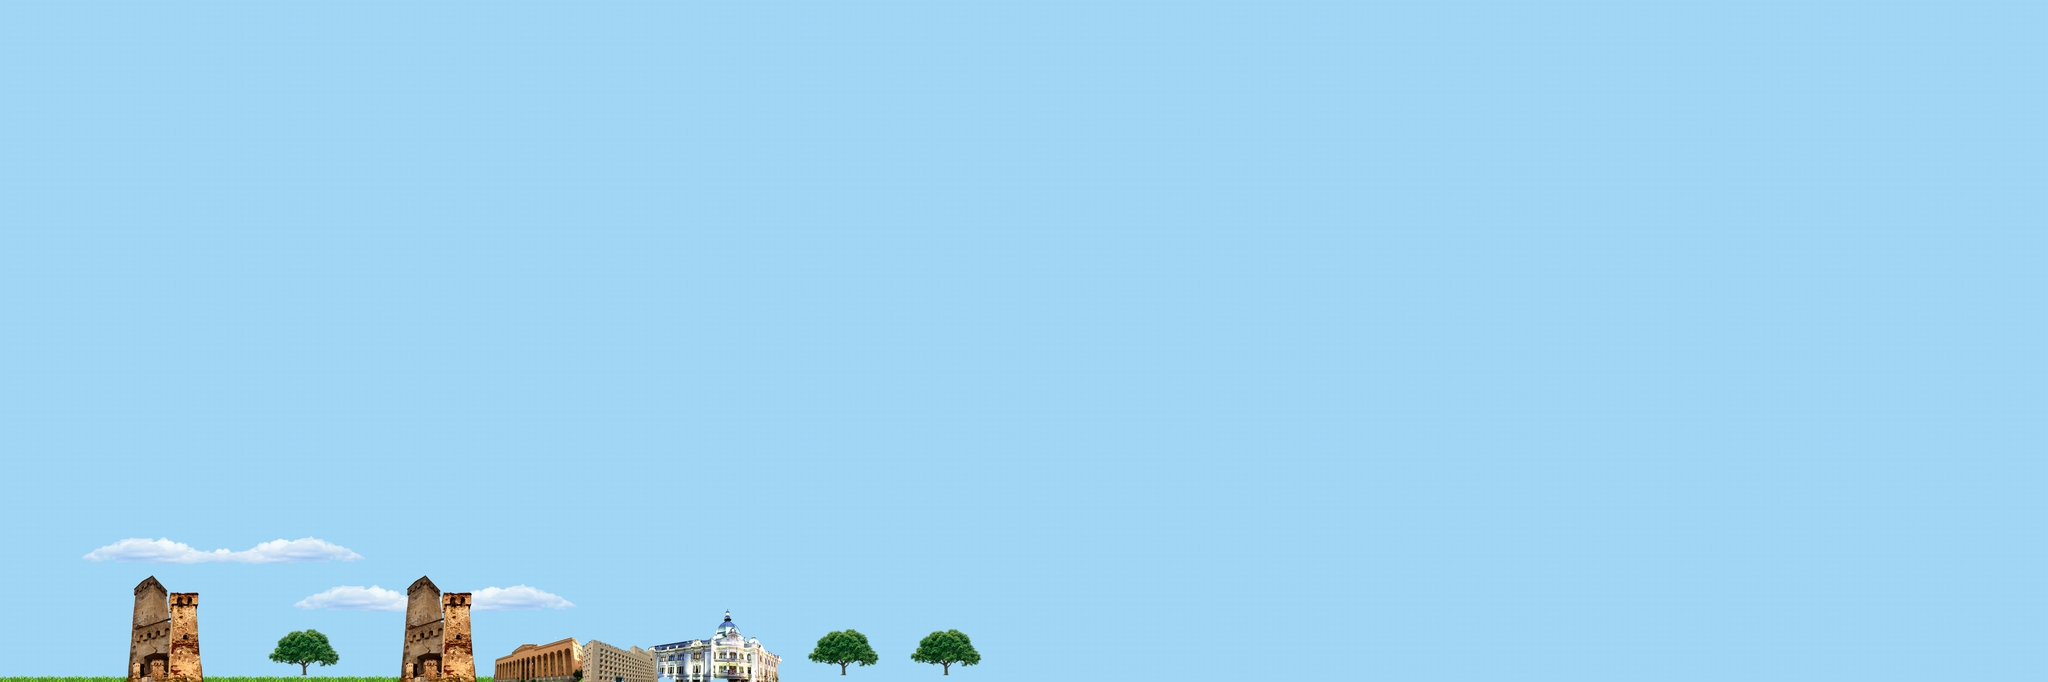

This game map was drawn from its Tiled (.tmx) file and the tilesets committed beside it. A one-line description and the trimmed map source follow:
An orthogonal 300x100 tile map with 16x16 px tiles, 4 tile layers (bg, mindori, clauds, bulding) and 18 objects.

<map version="1.0" orientation="orthogonal" width="300" height="100" tilewidth="16" tileheight="16">
 <tileset firstgid="1" name="georgia_tile_sets" tilewidth="16" tileheight="16">
  <image source="mmap/georgia_tile_sets.png" width="1280" height="800" />
 </tileset>
 <layer name="bg" width="300" height="100">
  <data>[30000 cells, 30000 non-empty, 1 distinct tile ids]</data>
 </layer>
 <layer name="mindori" width="300" height="100">
  <data>[30000 cells, 319 non-empty, 81 distinct tile ids]</data>
 </layer>
 <layer name="clauds" width="300" height="100">
  <data>[30000 cells, 420 non-empty, 210 distinct tile ids]</data>
 </layer>
 <layer name="bulding" width="300" height="100">
  <data>[30000 cells, 900 non-empty, 708 distinct tile ids]</data>
 </layer>
 <objectgroup name="Object Layer 1" width="300" height="100">
  <object x="1" y="1590" width="2397" height="13" />
  <object x="321" y="1379" width="59" height="209" />
  <object x="404" y="1393" width="50" height="195" />
  <object x="962" y="1375" width="57" height="212" />
  <object x="1045" y="1393" width="48" height="194" />
  <object x="1165" y="1549" width="658" height="40" />
  <object x="1200" y="1537" width="611" height="11" />
  <object x="1207" y="1525" width="586" height="10" />
  <object x="1281" y="1512" width="147" height="11" />
  <object x="1564" y="1511" width="213" height="11" />
  <object x="1229" y="1513" width="30" height="9" />
  <object x="1672" y="1496" width="68" height="13" />
  <object x="1681" y="1483" width="50" height="10" />
  <object x="1686" y="1467" width="38" height="13" />
  <object x="1698" y="1456" width="12" height="8" />
  <object x="311" y="1487" width="8" height="102" />
  <object x="384" y="1462" width="16" height="126" />
  <object x="1023" y="1466" width="19" height="120" />
 </objectgroup>
</map>
